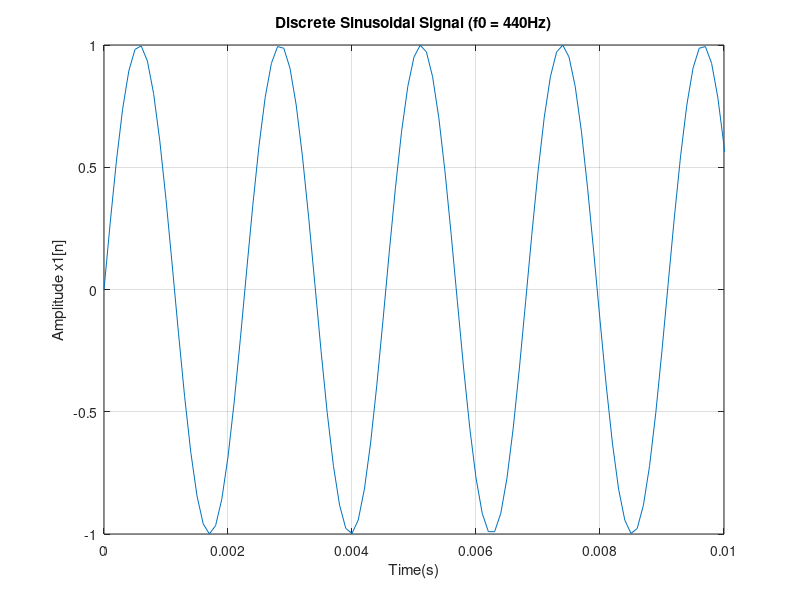
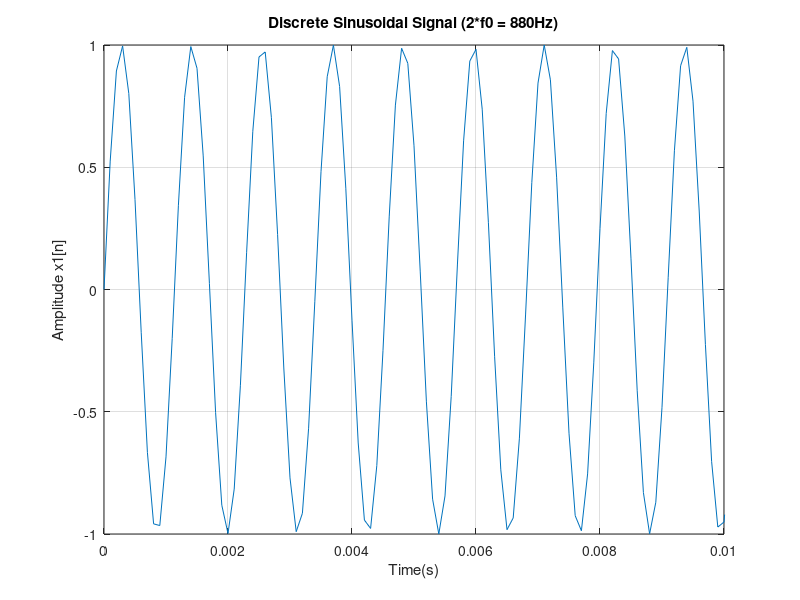
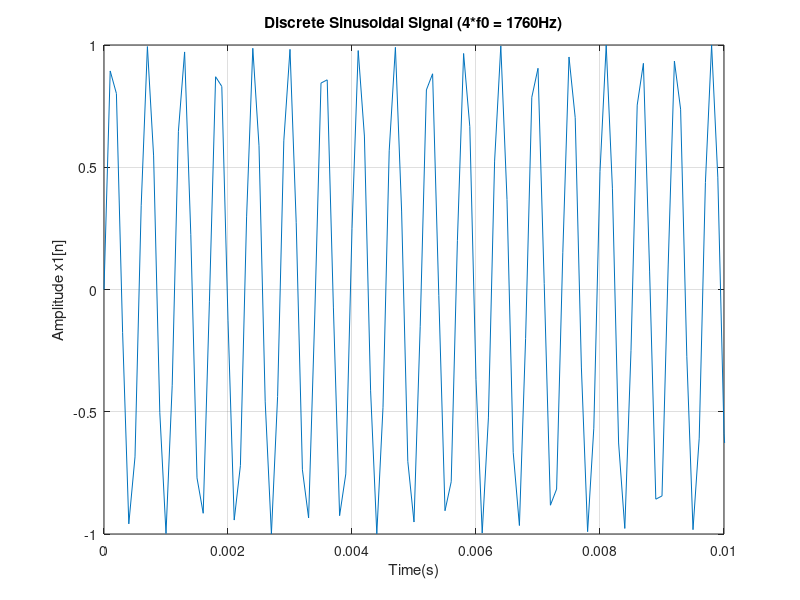
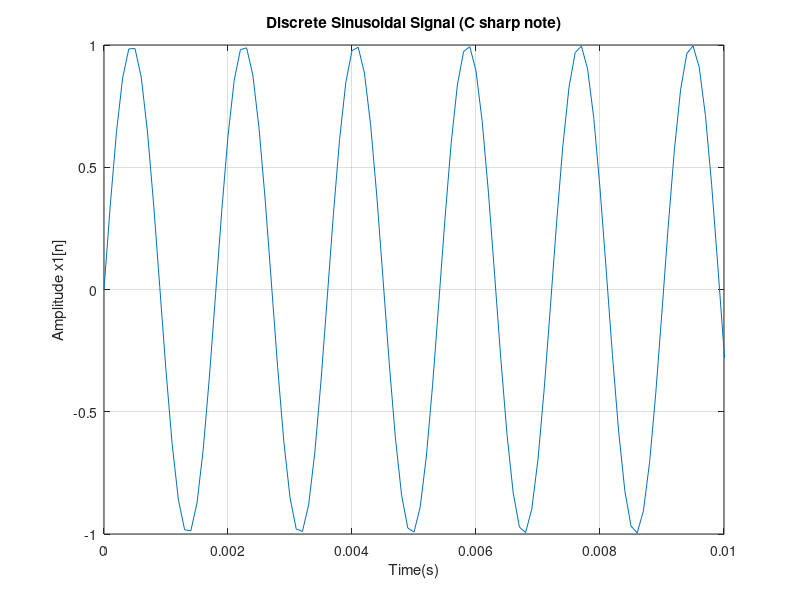

MATLAB code to generate these figures, in order:
%%
% *Part 1: Fundamental Frequency and the Harmonics* 

f0 = 440;
Ts = 0.0001;
dur = 3.0;
t = 0:Ts:dur; %time vector

%--f0

x1 = sin(2*pi*f0*t);


figure;
plot(t,x1);
xlabel('Time(s)');
ylabel('Amplitude x1[n]');
title('Discrete Sinusoidal Signal (f0 = 440Hz)');
xlim([0 0.01]);
ylim([-1 1]);
grid on; 


soundsc(x1,10000);
pause(3);

%--2f0
f = 2*f0;
x1 = sin(2*pi*(f)*t);


figure;
plot(t,x1);
xlabel('Time(s)');
ylabel('Amplitude x1[n]');
title('Discrete Sinusoidal Signal (2*f0 = 880Hz)');
xlim([0 0.01]);
ylim([-1 1]);
grid on; 


soundsc(x1,10000);
pause(3);

%-- 4f0
f = 4*f0;
x1 = sin(2*pi*(f)*t);


figure;
plot(t,x1);
xlabel('Time(s)');
ylabel('Amplitude x1[n]');
title('Discrete Sinusoidal Signal (4*f0 = 1760Hz)');
xlim([0 0.01]);
ylim([-1 1]);
grid on; 


soundsc(x1,10000);
pause(3);

%-- Csharp note
fcsh = 554;

x1 = sin(2*pi*(fcsh)*t);


figure;
plot(t,x1);
xlabel('Time(s)');
ylabel('Amplitude x1[n]');
title('Discrete Sinusoidal Signal (C sharp note)');
xlim([0 0.01]);
ylim([-1 1]);
grid on; 


soundsc(x1,10000);
pause(3);


%-- E nore

fe = 659;

x1 = sin(2*pi*(fe)*t);


figure;
plot(t,x1);
xlabel('Time(s)');
ylabel('Amplitude x1[n]');
title('Discrete Sinusoidal Signal (E note)');
xlim([0 0.01]);
ylim([-1 1]);
grid on; 


soundsc(x1,10000);
pause(3);


%-- Major Triad

s = sin(2*pi*440*t)+sin(2*pi*554*t)+sin(2*pi*659*t);

figure;
plot(t,s);
xlabel('Time(s)');
ylabel('s(t)');
title('Major Triad (A + C# + E)');

grid on; 


soundsc(s);
%-----------------------------------------------
